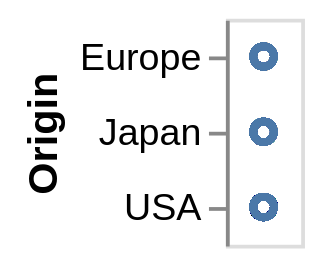

The cell this chart's notebook holds for it:
### Markdown cell above
## Encodings (codificaciones

Los canales de codificación **vinculan las variables de tus datos con las propiedades visuales**. Se definen con el método `.encode()`. Algunos canales comunes son: `x`, `y` (posiciones), `shape` (forma)o `size` (tamaño).

Con el siguiente código le estamos diciendo que distribuya los valores de la columna `Origin` en el eje Y.

### Code cell
( alt
     .Chart(df)
     .mark_point()
     .encode(
         y='Origin'
     )
)

### Figure 1 — Vega-Lite specification as saved in the notebook (floating-point values rounded to 4 significant figures; data arrays with more than 128 entries replaced by an {"elided": "..."} marker saying what was removed)
{"config": {"view": {"continuousWidth": 300, "continuousHeight": 300}}, "data": {"name": "data-583e73726c1545c56c203344161a975c"}, "mark": {"type": "point"}, "encoding": {"y": {"field": "Origin", "type": "nominal"}}, "$schema": "https://vega.github.io/schema/vega-lite/v6.1.0.json", "datasets": {"data-583e73726c1545c56c203344161a975c": {"elided": "406 records"}}}
